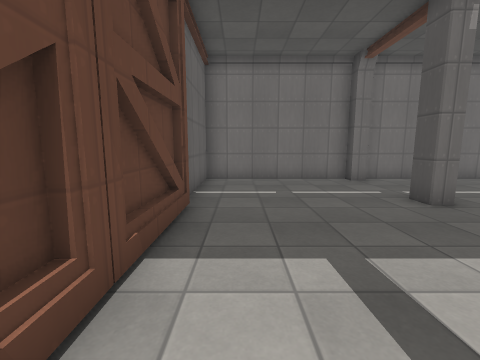
View 1 (above)

13 first-person views from a walk through a level from a Godot 3-D game. The camera is 1.3 m above the floor, tilts 8° down and sees 90° across. The floor is counted in squares, 1 m on a side. Each view is taken from the middle of a square. On the plan, view 1 faces up. The plan holds only what a view shows up to about 12 squares ahead; the rest is blank. Surface patterns are stand-ins for the level's own textures.

View 2
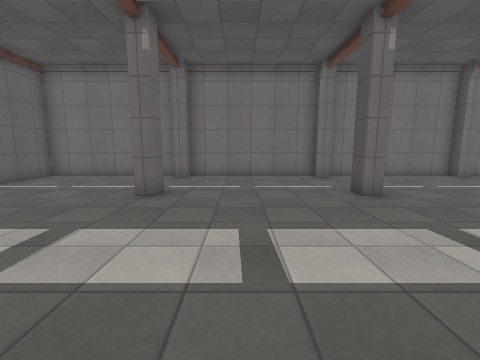

View 3
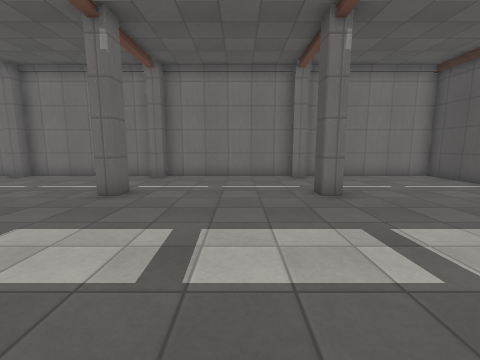

View 4
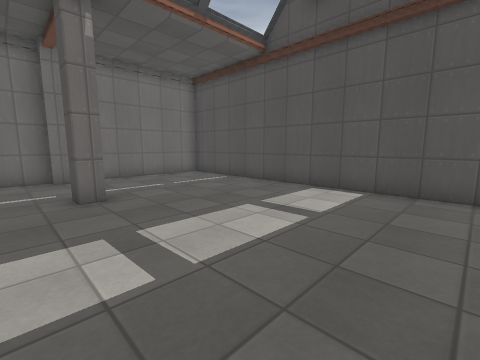

View 5
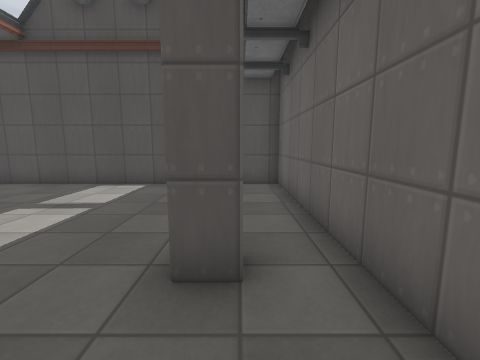

View 6
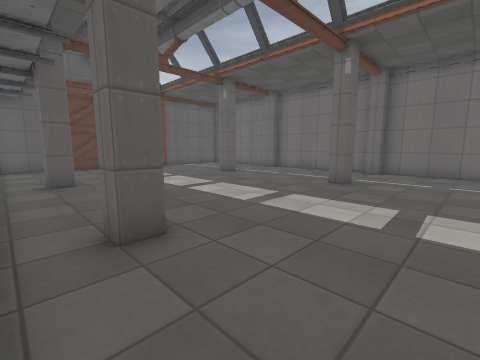

View 7
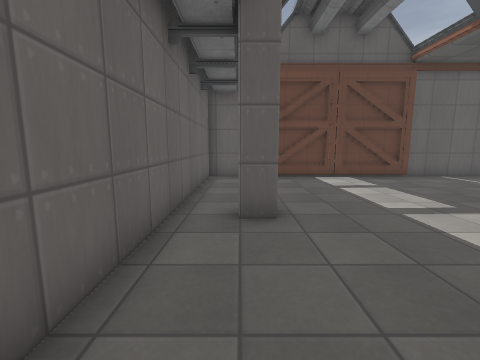

View 8
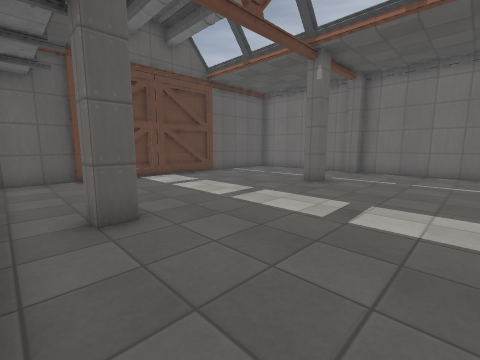

View 9
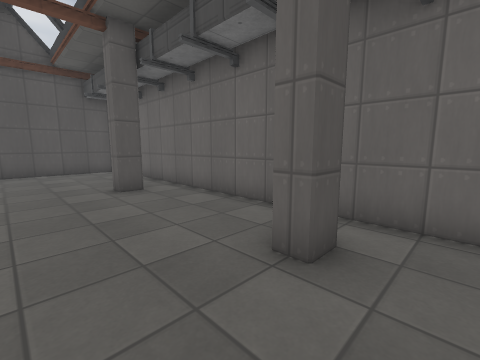

View 10
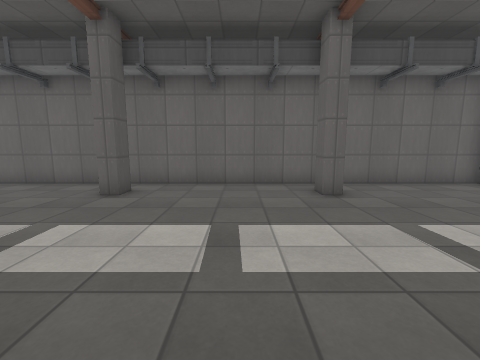

View 11
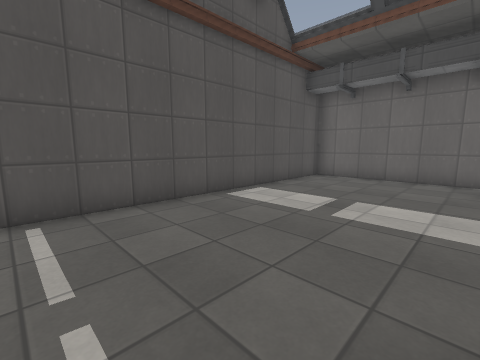

View 12
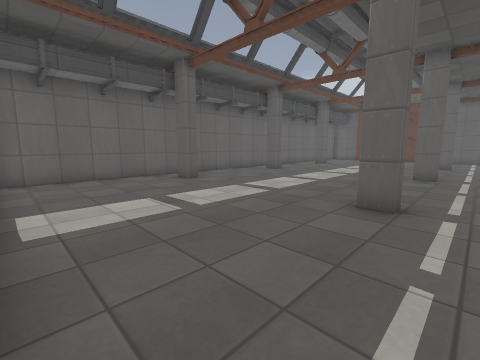

View 13
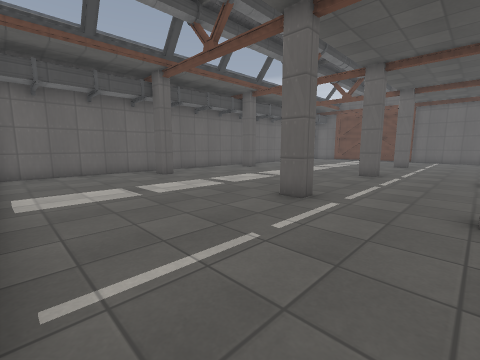

### Floor plan
Points are (right, up) in squares from view 1. A wall is a line through its corners. A room is listed if a view was taken in it or the views show most of it. See-through windows are left out.
Room 1 (views 1, 2, 3, 4, 5, 6, 7, 8, 9, 10, 11, 12, 13)
walls: (10.8, 5.2) (10.2, 5.2) (10.2, 5.9) (10.8, 5.9) (10.8, 5.2); (4.8, 6) (4.8, 5.2) (4.2, 5.2) (4.2, 6); (16.2, -2.1) (16.2, -1.3) (16.7, -1.3) (16.7, -2); (16.9, 9.1) (16.2, 9.1) (16.2, 9.6) (10.8, 9.6) (10.8, 9.1) (10.2, 9.1) (10.2, 9.6) (4.8, 9.6) (4.8, 9.1) (4.2, 9.1) (4.2, 9.6) (-1.2, 9.6) (-1.2, 5.3); (-1.2, 5.1) (-1.2, -3.3) (22.3, -3.3) (22.3, 9.6) (16.9, 9.6)

Positions as (right, up) in squares from view 1, and headings:
1: (0, 0), facing up
2: (7, -1), facing up
3: (14, -1), facing up
4: (15, -1), facing up-right
5: (14, -2), facing right
6: (14, -3), facing up-left
7: (9, -2), facing left
8: (9, -3), facing up-left
9: (9, 1), facing down-right
10: (7, 5), facing down
11: (17, 7), facing down-right
12: (22, 7), facing down-left
13: (22, 9), facing down-left
